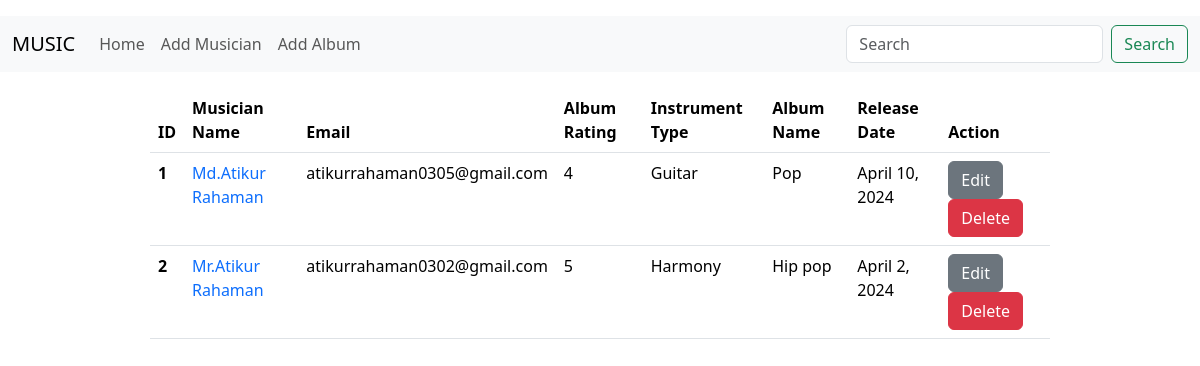
The page / on the database its author committed.
### album/models.py (models this page shows, shortened)
class Album(models.Model):
    name = models.CharField(max_length=100)
    musician = models.ForeignKey(Musician, on_delete=models.CASCADE)
    release_date = models.DateField()
    rating = models.IntegerField()

### musician/models.py (models this page shows, shortened)
class Musician(models.Model):
    first_name = models.CharField(max_length=50)
    last_name = models.CharField(max_length=50)
    instrument_type = models.CharField(max_length=100)
    email = models.EmailField(max_length=100)
    phone = models.CharField(max_length=20)

### practice_19_5/views.py (the view)
# urls.py: path('', home, name='home'),
def home(request):
    album = Album.objects.all()
    return render(request, 'home.html',{'data': album})

### templates/home.html
{% extends 'base.html' %} {% block content %}
<div class="w-75 mx-auto">
  <table class="table">
    <thead>
      <tr>
        <th scope="col">ID</th>
        <th scope="col">Musician Name</th>
        <th scope="col">Email</th>
        <th scope="col">Album Rating</th>
        <th scope="col">Instrument Type</th>
        <th scope="col">Album Name</th>
        <th scope="col">Release Date</th>
        <th scope="col">Action</th>
      </tr>
    </thead>
    <tbody>
      {% for i in data %}
      <tr>
        <th scope="row">{{i.musician.id}}</th>
        <td>
          <a
            style="text-decoration: none"
            href="{% url 'edit_musician' i.musician.id %}"
            >{{i.musician.first_name}} {{i.musician.last_name}}</a
          >
        </td>
        <td>{{i.musician.email}}</td>
        <td>{{i.rating}}</td>
        <td>{{i.musician.instrument_type}}</td>
        <td>{{i.name}}</td>
        <td>{{i.release_date}}</td>
        <td>
          <a class="btn btn-secondary" href="{% url 'edit_album' i.id %}"
            >Edit</a
          >
          <a class="btn btn-danger" href="{% url 'delete_album' i.id %}"
            >Delete</a
          >
        </td>
      </tr>
      {% endfor %}
    </tbody>
  </table>
</div>
{% endblock %}

### templates/base.html (shortened to what this page needs)
<!DOCTYPE html>
<html lang="en">
  <head>
    <link
      href="https://cdn.jsdelivr.net/npm/bootstrap@5.3.3/dist/css/bootstrap.min.css"
      rel="stylesheet"
    />
  </head>
  <body class="body">
    <nav class="navbar my-3 navbar-expand-lg bg-body-tertiary">
      <div class="container-fluid">
        <a class="navbar-brand text-uppercase" href="/">Music</a>
        <div class="collapse navbar-collapse" id="navbarSupportedContent">
          <ul class="navbar-nav me-auto mb-2 mb-lg-0">
            <li class="nav-item">
              <a class="nav-link" href="{% url 'home' %}">Home</a>
            </li>
            <li class="nav-item">
              <a class="nav-link" href="{% url 'add_musician' %}"
                >Add Musician</a
              >
            </li>
            <li class="nav-item">
              <a class="nav-link" href="{% url 'add_album' %}">Add Album</a>
            </li>
          </ul>
          <form class="d-flex" role="search">
            <input
              class="form-control me-2"
              type="search"
              placeholder="Search"
              aria-label="Search"
            />
            <button class="btn btn-outline-success" type="submit">
              Search
            </button>
          </form>
        </div>
      </div>
    </nav>
    {% block content %} {% endblock %}
  </body>
</html>

### rows shown on the page
Album: musician.id "1", musician.first_name "Md.Atikur", musician.last_name "Rahaman", musician.email "atikurrahaman0305@gmail.com", rating "4", musician.instrument_type "Guitar", name "Pop", release_date "April 10, 2024"
Album: musician.id "2", musician.first_name "Mr.Atikur", musician.last_name "Rahaman", musician.email "atikurrahaman0302@gmail.com", rating "5", musician.instrument_type "Harmony", name "Hip pop", release_date "April 2, 2024"
